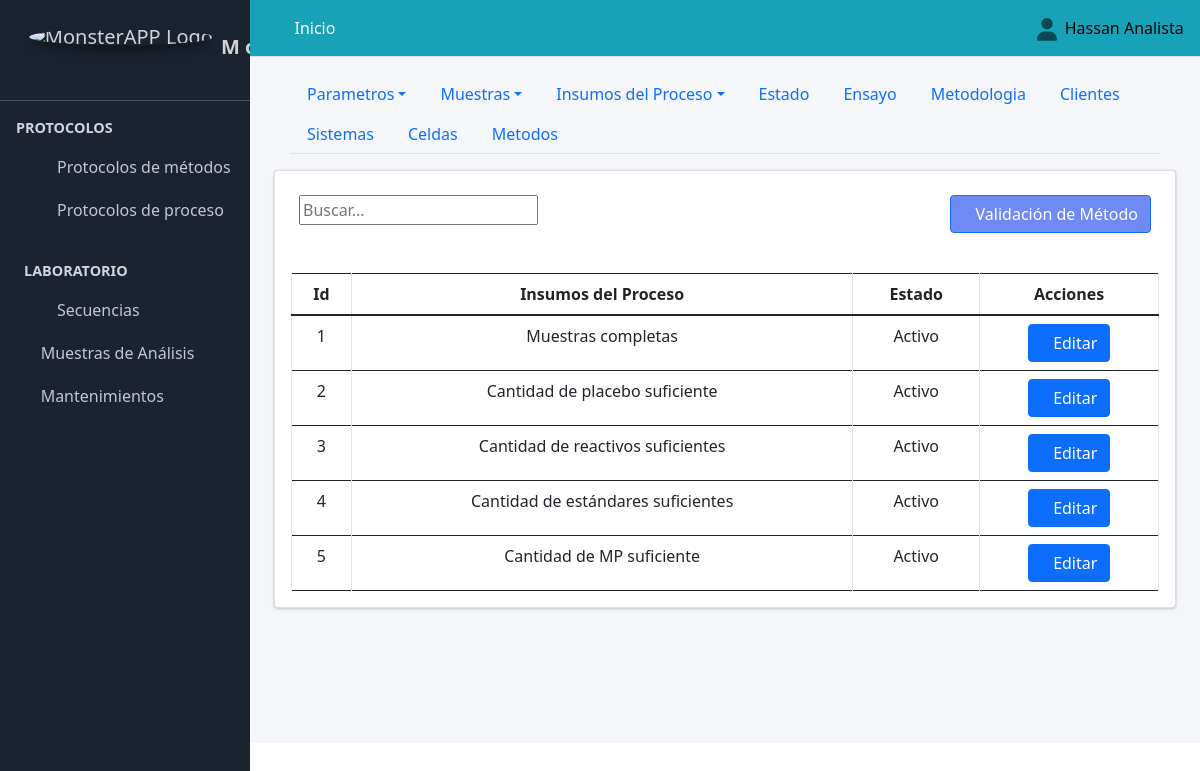
Page /insumosDelProceso/ (signed in) on the committed database.
### Aplicaciones/Protocolo_Metodos/models.py (models this page shows, shortened)
class Viabilidad(models.Model):
    nombre_viabilidad=models.CharField(verbose_name="Insumos del Proceso", max_length=90, null=True, blank=False, unique=True)
    class Condicion(models.TextChoices):
        ACTIVO = "Activo", "ACTIVO"
        PASIVO = "Pasivo", "PASIVO"
    condicion=models.CharField(max_length=90, choices=Condicion.choices, default=Condicion.ACTIVO, verbose_name="Condicion")

### Aplicaciones/Protocolo_Metodos/views.py (the view)
# urls.py: path("insumosDelProceso/", views.insumosDelProceso, name="insumosDelProceso"),
@login_required
def insumosDelProceso(request):
    titulo="Ajustes Protocolo de Métodos/Insumos del Proceso"
    viabilidad=Viabilidad.objects.all()
    if request.method == "POST":
        form = ViabilidadForm(request.POST or None)
        if form.is_valid():
            form.save()
            messages.success(request, "Registro creado satisfactoriamente")
            return redirect("insumosDelProceso")
        else:
             messages.error(request, "Por favor revisa los datos ingresados")
    else:
        form = ViabilidadForm()
    context={
        "titulo":titulo,
        "form":form,
        "viabilidad":viabilidad
    }
    return render(request, "protocolo_metodos/insumosDelProceso.html", context)

### Aplicaciones/Protocolo_Metodos/forms.py
class ViabilidadForm(forms.ModelForm):
    class Meta:
        model=Viabilidad
        exclude=["condicion"]

### MONSTER_APP/templates/protocolo_metodos/insumosDelProceso.html (shortened to what this page needs)
{% extends "partial/body.html" %}
{% load crispy_forms_tags %}
{% load crispy_forms_filters %}
{% block contenido %}
{% load bootstrap5 %}
{% include "partial/header_configuracion_protocolo_metodos.html" %}
        <div class="container-fluid">
        <div class="card">
          <div class="container-fluid">
            <div class="row">
              <div class="col-md-6">
                <br>
                       <div class="text-right">
            <div class="input-group rounded">
                <input type="search" id="myInput" class="numberinput gj-textbox-md" placeholder="Buscar..." aria-label="Search" aria-describedby="search-addon" />
              </div>
        </div>
                  </div>
                  <div class="col-md-6">
                    <br>
                      <div class="d-grid gap-2 d-md-flex justify-content-md-end">
                        <button class="btn btn-primary" style="background:#486af3c7" data-bs-toggle="modal" data-bs-target="#crear_parametros"><span class="fa fa-plus-circle"></span>Validación de Método</button>
                        </div>
              </div>
              </div>
          </div><br>
            <div class="card-body table-responsive">
              <table class="table table-bordered display" id="example3">
                <thead class="">
                    <tr class="text-center">
                        <th class="text-center">Id</th>
                        <th class="text-center">Insumos del Proceso</th>
                        <th class="text-center">Estado</th>
                        <th class="all text-center" >Acciones</th>
                    </tr>
                </thead>
                <tbody id="myTable">
                    {% for item in viabilidad %}
                    <tr class="text-center">
                        <td class="text-center">{{item.id}}</td>
                        <td class="text-center">{{item.nombre_viabilidad}}</td>
                        <td class="text-center">{{item.condicion}}</td>
                        <td>
                            <a href="{% url 'editar_insumosDelProceso' item.pk %}" class="btn btn-primary btn-circle text-center" data-bs-target="#modal_parametros_{{ item.pk }}" data-bs-toggle="modal"><span class="fa fa-edit"></span>Editar</a>
                        </td>
                    </tr>
<div class="modal fade" id="modal_parametros_{{ item.pk }}" tabindex="-1" aria-labelledby="modal_parametros" aria-hidden="true">
  {% endfor%}
</tbody>
</table>
</div>
</div>
</div>
{% endblock contenido %}

### MONSTER_APP/templates/partial/navbar.html (shortened to what this page needs)
{% load static %}
  <nav class="main-header navbar navbar-expand  navbar-info navbar-light" >
    <ul class="navbar-nav">
      <li class="nav-item">
        <a class="nav-link" data-widget="pushmenu" href="#"><i class="fas fa-bars"></i></a>
      </li>
      {% if user.is_authenticated %}
      <li class="nav-item d-none d-sm-inline-block">
        <a href="{% url 'adm_inicio' %}" class="nav-link text-white">Inicio</a>
      </li>
      {% else %}
      <li class="nav-item d-none d-sm-inline-block">
        <a href="" class="nav-link text-white disabled">Inicio</a>
      </li>
      {% endif %}
    </ul>
    <ul class="navbar-nav ml-auto">
      <li class="nav-item dropdown ">
        <a class="nav-link" data-toggle="dropdown" href="#">
        </a>
        {% if user.is_authenticated %}
      </li>
    </ul>
<h7 class="text-black">{{ user.first_name }}&nbsp;&nbsp;</h7>
{% else %}
<a class="text-black" href="{% url 'sign_in' %}">Iniciar sesión</a>
{% endif %}
  </nav>

### rows in the picture
Viabilidad: id "1", nombre_viabilidad "Muestras completas", condicion "Activo"
Viabilidad: id "2", nombre_viabilidad "Cantidad de placebo suficiente", condicion "Activo"
Viabilidad: id "3", nombre_viabilidad "Cantidad de reactivos suficientes", condicion "Activo"
Viabilidad: id "4", nombre_viabilidad "Cantidad de estándares suficientes", condicion "Activo"
Viabilidad: id "5", nombre_viabilidad "Cantidad de MP suficiente", condicion "Activo"

### other values in the picture
{{ user.first_name }} "Hassan Analista"
